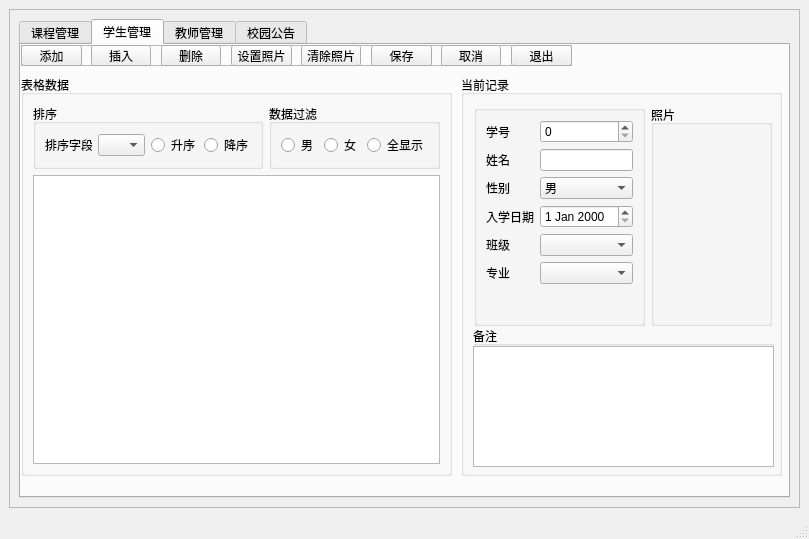
<?xml version="1.0" encoding="UTF-8"?>
<ui version="4.0">
 <class>adminWindow</class>
 <widget class="QMainWindow" name="adminWindow">
  <property name="geometry">
   <rect>
    <x>0</x>
    <y>0</y>
    <width>809</width>
    <height>539</height>
   </rect>
  </property>
  <property name="windowTitle">
   <string>管理员界面</string>
  </property>
  <widget class="QWidget" name="centralwidget">
   <layout class="QGridLayout" name="gridLayout">
    <item row="0" column="0">
     <widget class="QFrame" name="frameA">
      <property name="frameShape">
       <enum>QFrame::StyledPanel</enum>
      </property>
      <property name="frameShadow">
       <enum>QFrame::Raised</enum>
      </property>
      <layout class="QGridLayout" name="gridLayout_2">
       <item row="0" column="0">
        <widget class="QTabWidget" name="tabWidget">
         <property name="currentIndex">
          <number>1</number>
         </property>
         <widget class="QWidget" name="tab">
          <attribute name="title">
           <string>课程管理</string>
          </attribute>
          <widget class="QFrame" name="frameB_4">
           <property name="geometry">
            <rect>
             <x>0</x>
             <y>0</y>
             <width>411</width>
             <height>21</height>
            </rect>
           </property>
           <property name="frameShape">
            <enum>QFrame::StyledPanel</enum>
           </property>
           <property name="frameShadow">
            <enum>QFrame::Raised</enum>
           </property>
           <widget class="QPushButton" name="actOpenRecAppend_4">
            <property name="geometry">
             <rect>
              <x>0</x>
              <y>0</y>
              <width>61</width>
              <height>21</height>
             </rect>
            </property>
            <property name="text">
             <string>添加</string>
            </property>
           </widget>
           <widget class="QPushButton" name="actRecInsert_4">
            <property name="geometry">
             <rect>
              <x>70</x>
              <y>0</y>
              <width>60</width>
              <height>21</height>
             </rect>
            </property>
            <property name="text">
             <string>插入</string>
            </property>
           </widget>
           <widget class="QPushButton" name="actionactRecDelete_4">
            <property name="geometry">
             <rect>
              <x>140</x>
              <y>0</y>
              <width>60</width>
              <height>21</height>
             </rect>
            </property>
            <property name="text">
             <string>删除</string>
            </property>
           </widget>
           <widget class="QPushButton" name="actSubmit_4">
            <property name="geometry">
             <rect>
              <x>210</x>
              <y>0</y>
              <width>61</width>
              <height>21</height>
             </rect>
            </property>
            <property name="text">
             <string>保存</string>
            </property>
           </widget>
           <widget class="QPushButton" name="actRevert_4">
            <property name="geometry">
             <rect>
              <x>280</x>
              <y>0</y>
              <width>60</width>
              <height>21</height>
             </rect>
            </property>
            <property name="text">
             <string>取消</string>
            </property>
           </widget>
           <widget class="QPushButton" name="actQuit_4">
            <property name="geometry">
             <rect>
              <x>350</x>
              <y>0</y>
              <width>61</width>
              <height>21</height>
             </rect>
            </property>
            <property name="text">
             <string>退出</string>
            </property>
           </widget>
          </widget>
          <widget class="QTableView" name="tableView_5">
           <property name="geometry">
            <rect>
             <x>0</x>
             <y>20</y>
             <width>761</width>
             <height>401</height>
            </rect>
           </property>
          </widget>
         </widget>
         <widget class="QWidget" name="tab_2">
          <attribute name="title">
           <string>学生管理</string>
          </attribute>
          <widget class="QFrame" name="frameB">
           <property name="geometry">
            <rect>
             <x>0</x>
             <y>0</y>
             <width>551</width>
             <height>21</height>
            </rect>
           </property>
           <property name="frameShape">
            <enum>QFrame::StyledPanel</enum>
           </property>
           <property name="frameShadow">
            <enum>QFrame::Raised</enum>
           </property>
           <widget class="QPushButton" name="actOpenRecAppend">
            <property name="geometry">
             <rect>
              <x>0</x>
              <y>0</y>
              <width>61</width>
              <height>21</height>
             </rect>
            </property>
            <property name="text">
             <string>添加</string>
            </property>
           </widget>
           <widget class="QPushButton" name="actRecInsert">
            <property name="geometry">
             <rect>
              <x>70</x>
              <y>0</y>
              <width>60</width>
              <height>21</height>
             </rect>
            </property>
            <property name="text">
             <string>插入</string>
            </property>
           </widget>
           <widget class="QPushButton" name="actionactRecDelete">
            <property name="geometry">
             <rect>
              <x>140</x>
              <y>0</y>
              <width>60</width>
              <height>21</height>
             </rect>
            </property>
            <property name="text">
             <string>删除</string>
            </property>
           </widget>
           <widget class="QPushButton" name="actPhoto">
            <property name="geometry">
             <rect>
              <x>210</x>
              <y>0</y>
              <width>61</width>
              <height>21</height>
             </rect>
            </property>
            <property name="text">
             <string>设置照片</string>
            </property>
           </widget>
           <widget class="QPushButton" name="actPhotoClear">
            <property name="geometry">
             <rect>
              <x>280</x>
              <y>0</y>
              <width>60</width>
              <height>21</height>
             </rect>
            </property>
            <property name="text">
             <string>清除照片</string>
            </property>
           </widget>
           <widget class="QPushButton" name="actSubmit">
            <property name="geometry">
             <rect>
              <x>350</x>
              <y>0</y>
              <width>61</width>
              <height>21</height>
             </rect>
            </property>
            <property name="text">
             <string>保存</string>
            </property>
           </widget>
           <widget class="QPushButton" name="actRevert">
            <property name="geometry">
             <rect>
              <x>420</x>
              <y>0</y>
              <width>60</width>
              <height>21</height>
             </rect>
            </property>
            <property name="text">
             <string>取消</string>
            </property>
           </widget>
           <widget class="QPushButton" name="actQuit">
            <property name="geometry">
             <rect>
              <x>490</x>
              <y>0</y>
              <width>61</width>
              <height>21</height>
             </rect>
            </property>
            <property name="text">
             <string>退出</string>
            </property>
           </widget>
          </widget>
          <widget class="QGroupBox" name="groupBox">
           <property name="geometry">
            <rect>
             <x>0</x>
             <y>30</y>
             <width>431</width>
             <height>401</height>
            </rect>
           </property>
           <property name="title">
            <string>表格数据</string>
           </property>
           <layout class="QGridLayout" name="gridLayout_3">
            <item row="0" column="0">
             <widget class="QGroupBox" name="groupBox_3">
              <property name="title">
               <string>排序</string>
              </property>
              <layout class="QHBoxLayout" name="horizontalLayout">
               <item>
                <widget class="QLabel" name="label">
                 <property name="text">
                  <string>排序字段</string>
                 </property>
                </widget>
               </item>
               <item>
                <widget class="QComboBox" name="comboBox"/>
               </item>
               <item>
                <widget class="QRadioButton" name="radioButtonAsc">
                 <property name="text">
                  <string>升序</string>
                 </property>
                </widget>
               </item>
               <item>
                <widget class="QRadioButton" name="radioButtonDec">
                 <property name="text">
                  <string>降序</string>
                 </property>
                </widget>
               </item>
              </layout>
             </widget>
            </item>
            <item row="0" column="1">
             <widget class="QGroupBox" name="groupBox_4">
              <property name="title">
               <string>数据过滤</string>
              </property>
              <layout class="QHBoxLayout" name="horizontalLayout_2">
               <item>
                <widget class="QRadioButton" name="radioButton_man">
                 <property name="text">
                  <string>男</string>
                 </property>
                </widget>
               </item>
               <item>
                <widget class="QRadioButton" name="radioButton_woman">
                 <property name="text">
                  <string>女</string>
                 </property>
                </widget>
               </item>
               <item>
                <widget class="QRadioButton" name="radioButtonAll">
                 <property name="text">
                  <string>全显示</string>
                 </property>
                </widget>
               </item>
              </layout>
             </widget>
            </item>
            <item row="1" column="0" colspan="2">
             <widget class="QTableView" name="tableView"/>
            </item>
           </layout>
          </widget>
          <widget class="QGroupBox" name="groupBox_2">
           <property name="geometry">
            <rect>
             <x>440</x>
             <y>30</y>
             <width>321</width>
             <height>401</height>
            </rect>
           </property>
           <property name="title">
            <string>当前记录</string>
           </property>
           <widget class="QGroupBox" name="groupBox_5">
            <property name="geometry">
             <rect>
              <x>13</x>
              <y>30</y>
              <width>171</width>
              <height>221</height>
             </rect>
            </property>
            <property name="font">
             <font>
              <pointsize>9</pointsize>
             </font>
            </property>
            <property name="title">
             <string/>
            </property>
            <layout class="QFormLayout" name="formLayout">
             <item row="0" column="0">
              <widget class="QLabel" name="label_2">
               <property name="font">
                <font>
                 <pointsize>9</pointsize>
                </font>
               </property>
               <property name="text">
                <string>学号</string>
               </property>
              </widget>
             </item>
             <item row="0" column="1">
              <widget class="QSpinBox" name="dbSpinEmpNo">
               <property name="maximum">
                <number>1000000000</number>
               </property>
              </widget>
             </item>
             <item row="1" column="0">
              <widget class="QLabel" name="label_3">
               <property name="text">
                <string>姓名</string>
               </property>
              </widget>
             </item>
             <item row="1" column="1">
              <widget class="QLineEdit" name="dbEditName"/>
             </item>
             <item row="2" column="0">
              <widget class="QLabel" name="label_4">
               <property name="text">
                <string>性别</string>
               </property>
              </widget>
             </item>
             <item row="2" column="1">
              <widget class="QComboBox" name="dbComboSex">
               <item>
                <property name="text">
                 <string>男</string>
                </property>
               </item>
               <item>
                <property name="text">
                 <string>女</string>
                </property>
               </item>
              </widget>
             </item>
             <item row="3" column="0">
              <widget class="QLabel" name="label_5">
               <property name="text">
                <string>入学日期</string>
               </property>
              </widget>
             </item>
             <item row="3" column="1">
              <widget class="QDateEdit" name="dbregdate"/>
             </item>
             <item row="4" column="0">
              <widget class="QLabel" name="label_6">
               <property name="text">
                <string>班级</string>
               </property>
              </widget>
             </item>
             <item row="5" column="0">
              <widget class="QLabel" name="label_7">
               <property name="text">
                <string>专业</string>
               </property>
              </widget>
             </item>
             <item row="5" column="1">
              <widget class="QComboBox" name="dbComboDep"/>
             </item>
             <item row="4" column="1">
              <widget class="QComboBox" name="dbspinBoxClass"/>
             </item>
            </layout>
           </widget>
           <widget class="QGroupBox" name="groupBox_6">
            <property name="geometry">
             <rect>
              <x>190</x>
              <y>30</y>
              <width>121</width>
              <height>221</height>
             </rect>
            </property>
            <property name="title">
             <string>照片</string>
            </property>
            <layout class="QGridLayout" name="gridLayout_6">
             <item row="0" column="0">
              <widget class="QLabel" name="dbLabPhoto">
               <property name="text">
                <string/>
               </property>
              </widget>
             </item>
            </layout>
           </widget>
           <widget class="QGroupBox" name="groupBox_7">
            <property name="geometry">
             <rect>
              <x>12</x>
              <y>251</y>
              <width>301</width>
              <height>141</height>
             </rect>
            </property>
            <property name="title">
             <string>备注</string>
            </property>
            <widget class="QPlainTextEdit" name="plainTextEdit_3">
             <property name="geometry">
              <rect>
               <x>0</x>
               <y>20</y>
               <width>301</width>
               <height>121</height>
              </rect>
             </property>
            </widget>
           </widget>
          </widget>
         </widget>
         <widget class="QWidget" name="tab_3">
          <attribute name="title">
           <string>教师管理</string>
          </attribute>
          <widget class="QFrame" name="frameB_3">
           <property name="geometry">
            <rect>
             <x>0</x>
             <y>0</y>
             <width>551</width>
             <height>21</height>
            </rect>
           </property>
           <property name="frameShape">
            <enum>QFrame::StyledPanel</enum>
           </property>
           <property name="frameShadow">
            <enum>QFrame::Raised</enum>
           </property>
           <widget class="QPushButton" name="actOpenRecAppend_3">
            <property name="geometry">
             <rect>
              <x>0</x>
              <y>0</y>
              <width>61</width>
              <height>21</height>
             </rect>
            </property>
            <property name="text">
             <string>添加</string>
            </property>
           </widget>
           <widget class="QPushButton" name="actRecInsert_3">
            <property name="geometry">
             <rect>
              <x>70</x>
              <y>0</y>
              <width>60</width>
              <height>21</height>
             </rect>
            </property>
            <property name="text">
             <string>插入</string>
            </property>
           </widget>
           <widget class="QPushButton" name="actionactRecDelete_3">
            <property name="geometry">
             <rect>
              <x>140</x>
              <y>0</y>
              <width>60</width>
              <height>21</height>
             </rect>
            </property>
            <property name="text">
             <string>删除</string>
            </property>
           </widget>
           <widget class="QPushButton" name="actPhoto_3">
            <property name="geometry">
             <rect>
              <x>210</x>
              <y>0</y>
              <width>61</width>
              <height>21</height>
             </rect>
            </property>
            <property name="text">
             <string>设置照片</string>
            </property>
           </widget>
           <widget class="QPushButton" name="actPhotoClear_3">
            <property name="geometry">
             <rect>
              <x>280</x>
              <y>0</y>
              <width>60</width>
              <height>21</height>
             </rect>
            </property>
            <property name="text">
             <string>清除照片</string>
            </property>
           </widget>
           <widget class="QPushButton" name="actSubmit_3">
            <property name="geometry">
             <rect>
              <x>350</x>
              <y>0</y>
              <width>61</width>
              <height>21</height>
             </rect>
            </property>
            <property name="text">
             <string>保存</string>
            </property>
           </widget>
           <widget class="QPushButton" name="actRevert_3">
            <property name="geometry">
             <rect>
              <x>420</x>
              <y>0</y>
              <width>60</width>
              <height>21</height>
             </rect>
            </property>
            <property name="text">
             <string>取消</string>
            </property>
           </widget>
           <widget class="QPushButton" name="actQuit_3">
            <property name="geometry">
             <rect>
              <x>490</x>
              <y>0</y>
              <width>61</width>
              <height>21</height>
             </rect>
            </property>
            <property name="text">
             <string>退出</string>
            </property>
           </widget>
          </widget>
          <widget class="QGroupBox" name="groupBox_15">
           <property name="geometry">
            <rect>
             <x>0</x>
             <y>30</y>
             <width>431</width>
             <height>401</height>
            </rect>
           </property>
           <property name="title">
            <string>表格数据</string>
           </property>
           <layout class="QGridLayout" name="gridLayout_9">
            <item row="0" column="1">
             <widget class="QGroupBox" name="groupBox_17">
              <property name="title">
               <string>数据过滤</string>
              </property>
              <layout class="QHBoxLayout" name="horizontalLayout_6">
               <item>
                <widget class="QRadioButton" name="radioButton_man_3">
                 <property name="text">
                  <string>男</string>
                 </property>
                </widget>
               </item>
               <item>
                <widget class="QRadioButton" name="radioButton_woman_3">
                 <property name="text">
                  <string>女</string>
                 </property>
                </widget>
               </item>
               <item>
                <widget class="QRadioButton" name="radioButtonAll_3">
                 <property name="text">
                  <string>全显示</string>
                 </property>
                </widget>
               </item>
              </layout>
             </widget>
            </item>
            <item row="1" column="0" colspan="2">
             <widget class="QTableView" name="tableView_3"/>
            </item>
            <item row="0" column="0">
             <widget class="QGroupBox" name="groupBox_16">
              <property name="title">
               <string>排序</string>
              </property>
              <layout class="QHBoxLayout" name="horizontalLayout_5">
               <item>
                <widget class="QLabel" name="label_15">
                 <property name="text">
                  <string>排序字段</string>
                 </property>
                </widget>
               </item>
               <item>
                <widget class="QComboBox" name="comboBox_3"/>
               </item>
               <item>
                <widget class="QRadioButton" name="radioButtonAsc_3">
                 <property name="text">
                  <string>升序</string>
                 </property>
                </widget>
               </item>
               <item>
                <widget class="QRadioButton" name="radioButtonDec_3">
                 <property name="text">
                  <string>降序</string>
                 </property>
                </widget>
               </item>
              </layout>
             </widget>
            </item>
           </layout>
          </widget>
          <widget class="QGroupBox" name="groupBox_18">
           <property name="geometry">
            <rect>
             <x>440</x>
             <y>30</y>
             <width>321</width>
             <height>401</height>
            </rect>
           </property>
           <property name="title">
            <string>当前记录</string>
           </property>
           <widget class="QGroupBox" name="groupBox_19">
            <property name="geometry">
             <rect>
              <x>12</x>
              <y>30</y>
              <width>171</width>
              <height>221</height>
             </rect>
            </property>
            <property name="title">
             <string/>
            </property>
            <layout class="QFormLayout" name="formLayout_2">
             <item row="0" column="0">
              <widget class="QLabel" name="label_20">
               <property name="text">
                <string>职工号</string>
               </property>
              </widget>
             </item>
             <item row="0" column="1">
              <widget class="QSpinBox" name="dbSpinEmpNo_3">
               <property name="maximum">
                <number>1000000000</number>
               </property>
              </widget>
             </item>
             <item row="1" column="0">
              <widget class="QLabel" name="label_21">
               <property name="text">
                <string>姓名</string>
               </property>
              </widget>
             </item>
             <item row="1" column="1">
              <widget class="QLineEdit" name="dbEditName_3"/>
             </item>
             <item row="2" column="0">
              <widget class="QLabel" name="label_16">
               <property name="text">
                <string>性别</string>
               </property>
              </widget>
             </item>
             <item row="2" column="1">
              <widget class="QComboBox" name="dbComboSex_3">
               <item>
                <property name="text">
                 <string>男</string>
                </property>
               </item>
               <item>
                <property name="text">
                 <string>女</string>
                </property>
               </item>
              </widget>
             </item>
             <item row="3" column="0">
              <widget class="QLabel" name="label_17">
               <property name="text">
                <string>入职时间</string>
               </property>
              </widget>
             </item>
             <item row="3" column="1">
              <widget class="QDateEdit" name="dbregdate_3"/>
             </item>
             <item row="4" column="0">
              <widget class="QLabel" name="label_18">
               <property name="text">
                <string>教室</string>
               </property>
              </widget>
             </item>
             <item row="4" column="1">
              <widget class="QSpinBox" name="dbspinBoxClass_3">
               <property name="maximum">
                <number>1000</number>
               </property>
              </widget>
             </item>
             <item row="5" column="0">
              <widget class="QLabel" name="label_19">
               <property name="text">
                <string>专业</string>
               </property>
              </widget>
             </item>
             <item row="5" column="1">
              <widget class="QComboBox" name="dbComboDep_3"/>
             </item>
            </layout>
           </widget>
           <widget class="QGroupBox" name="groupBox_20">
            <property name="geometry">
             <rect>
              <x>190</x>
              <y>30</y>
              <width>131</width>
              <height>221</height>
             </rect>
            </property>
            <property name="title">
             <string>照片</string>
            </property>
            <layout class="QGridLayout" name="gridLayout_11">
             <item row="0" column="0">
              <widget class="QLabel" name="dbLabPhoto_3">
               <property name="text">
                <string/>
               </property>
              </widget>
             </item>
            </layout>
           </widget>
           <widget class="QGroupBox" name="groupBox_21">
            <property name="geometry">
             <rect>
              <x>12</x>
              <y>251</y>
              <width>301</width>
              <height>141</height>
             </rect>
            </property>
            <property name="title">
             <string>备注</string>
            </property>
            <widget class="QPlainTextEdit" name="plainTextEdit_2">
             <property name="geometry">
              <rect>
               <x>0</x>
               <y>20</y>
               <width>301</width>
               <height>111</height>
              </rect>
             </property>
            </widget>
           </widget>
          </widget>
         </widget>
         <widget class="QWidget" name="tab_4">
          <attribute name="title">
           <string>校园公告</string>
          </attribute>
          <widget class="QFrame" name="frameB_5">
           <property name="geometry">
            <rect>
             <x>0</x>
             <y>0</y>
             <width>341</width>
             <height>21</height>
            </rect>
           </property>
           <property name="frameShape">
            <enum>QFrame::StyledPanel</enum>
           </property>
           <property name="frameShadow">
            <enum>QFrame::Raised</enum>
           </property>
           <widget class="QPushButton" name="actOpenRecAppend_5">
            <property name="geometry">
             <rect>
              <x>0</x>
              <y>0</y>
              <width>61</width>
              <height>21</height>
             </rect>
            </property>
            <property name="text">
             <string>添加</string>
            </property>
           </widget>
           <widget class="QPushButton" name="actionactRecDelete_5">
            <property name="geometry">
             <rect>
              <x>70</x>
              <y>0</y>
              <width>60</width>
              <height>21</height>
             </rect>
            </property>
            <property name="text">
             <string>删除</string>
            </property>
           </widget>
           <widget class="QPushButton" name="actSubmit_5">
            <property name="geometry">
             <rect>
              <x>140</x>
              <y>0</y>
              <width>61</width>
              <height>21</height>
             </rect>
            </property>
            <property name="text">
             <string>上传</string>
            </property>
           </widget>
           <widget class="QPushButton" name="actRevert_5">
            <property name="geometry">
             <rect>
              <x>210</x>
              <y>0</y>
              <width>60</width>
              <height>21</height>
             </rect>
            </property>
            <property name="text">
             <string>取消</string>
            </property>
           </widget>
           <widget class="QPushButton" name="actQuit_5">
            <property name="geometry">
             <rect>
              <x>280</x>
              <y>0</y>
              <width>61</width>
              <height>21</height>
             </rect>
            </property>
            <property name="text">
             <string>退出</string>
            </property>
           </widget>
          </widget>
          <widget class="QTableView" name="tableView_4">
           <property name="geometry">
            <rect>
             <x>10</x>
             <y>30</y>
             <width>401</width>
             <height>391</height>
            </rect>
           </property>
          </widget>
          <widget class="QTextEdit" name="plainTextEdit">
           <property name="geometry">
            <rect>
             <x>420</x>
             <y>30</y>
             <width>341</width>
             <height>391</height>
            </rect>
           </property>
          </widget>
         </widget>
        </widget>
       </item>
      </layout>
     </widget>
    </item>
   </layout>
  </widget>
  <widget class="QMenuBar" name="menubar">
   <property name="geometry">
    <rect>
     <x>0</x>
     <y>0</y>
     <width>809</width>
     <height>21</height>
    </rect>
   </property>
  </widget>
  <widget class="QStatusBar" name="statusbar"/>
 </widget>
 <resources/>
 <connections/>
</ui>
